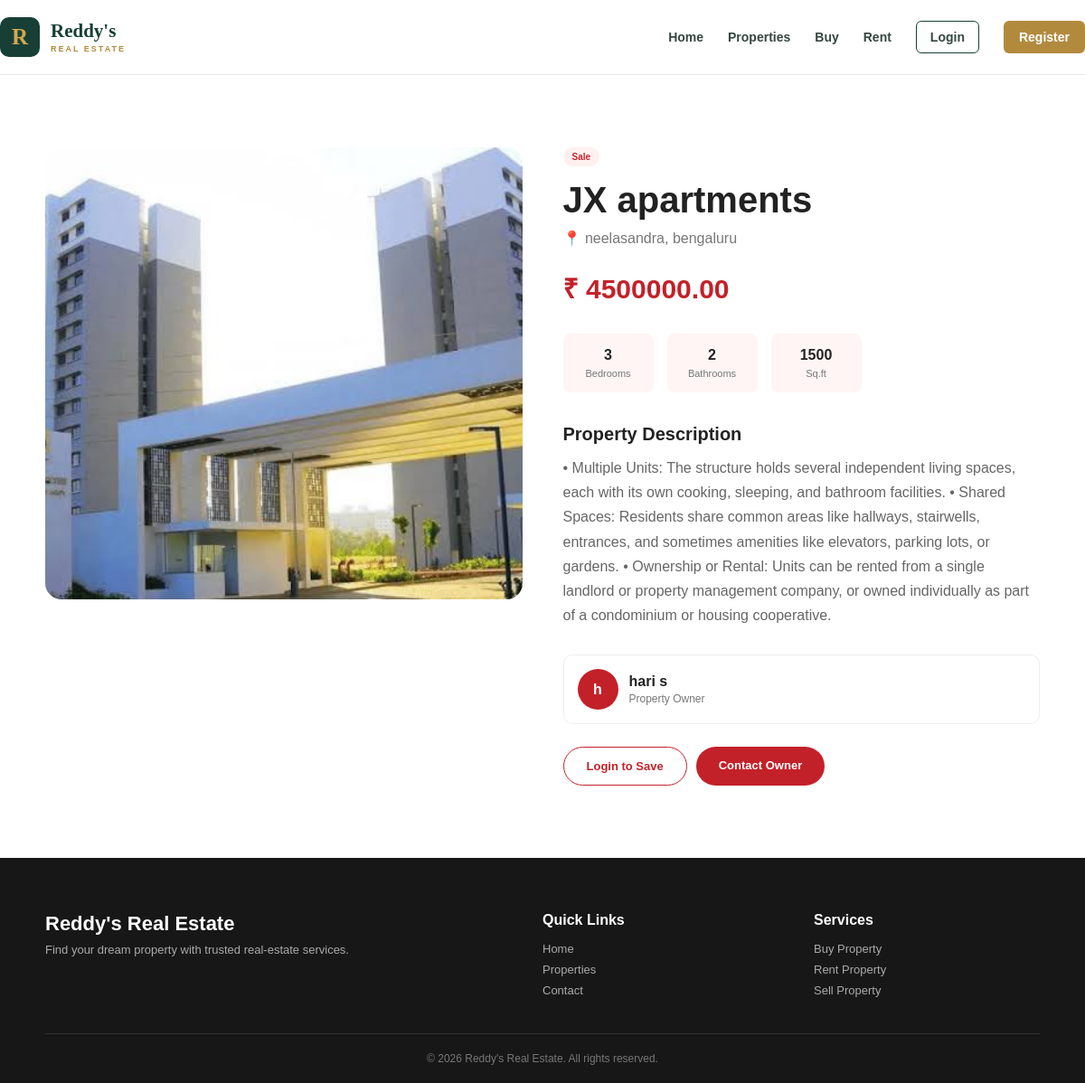
Screenshot of /property/5/ with the database file from the repository.
### app/models.py (models this page shows, shortened)
class Property(models.Model):
    PROPERTY_TYPES = [
        ('Apartment', 'Apartment'),
        ('Villa', 'Villa'),
        ('House', 'Independent House'),
        ('Plot', 'Plot'),
        ('Commercial', 'Commercial'),
    ]
    PURPOSE_CHOICES = [
        ('Sale', 'Sale'),
        ('Rent', 'Rent'),
    ]
    owner = models.ForeignKey(
        User,
        on_delete=models.CASCADE,
        related_name='properties'
    )
    title = models.CharField(max_length=200)
    property_type = models.CharField(
        max_length=30,
        choices=PROPERTY_TYPES
    )
    purpose = models.CharField(
        max_length=20,
        choices=PURPOSE_CHOICES
    )
    location = models.CharField(max_length=200)
    city = models.CharField(max_length=100)
    price = models.DecimalField(
        max_digits=15,
        decimal_places=2
    )
    bedrooms = models.PositiveIntegerField(
        default=0
    )
    bathrooms = models.PositiveIntegerField(
        default=0
    )
    area = models.PositiveIntegerField(
        help_text="Area in square feet"
    )
    description = models.TextField()
    image = models.ImageField(
        upload_to='properties/',
        blank=True,
        null=True
    )
    is_featured = models.BooleanField(
        default=False
    )
    created_at = models.DateTimeField(
        auto_now_add=True
    )
    class Meta:
        ordering = ['-created_at']

### app/views.py (the view)
def property_detail(request, pk):
    property_obj = get_object_or_404(
        Property,
        pk=pk
    )
    is_saved = False
    if request.user.is_authenticated:
        is_saved = SavedProperty.objects.filter(
            user=request.user,
            property=property_obj
        ).exists()
    return render(request,'properties_detail.html',
        {
            'property': property_obj,
            'is_saved': is_saved
        }
    )

### templates/properties_detail.html (shortened to what this page needs)
{% extends 'base.html' %}
{% block content %}
<section class="detail-page">
    <div class="detail-container">
        <div class="detail-image">
            {% if property.image %}
                <img
                    src="{{ property.image.url }}"
                    alt="{{ property.title }}"
                >
            {% else %}
                <div class="large-placeholder">
                    🏠
                </div>
            {% endif %}
        </div>
        <div class="detail-content">
            <span class="property-purpose">
                {{ property.purpose }}
            </span>
            <h1>
                {{ property.title }}
            </h1>
            <p class="detail-location">
                📍 {{ property.location }},
                {{ property.city }}
            </p>
            <div class="detail-price">
                ₹ {{ property.price }}
            </div>
            <div class="detail-stats">
                <div>
                    <strong>
                        {{ property.bedrooms }}
                    </strong>
                    <span>
                        Bedrooms
                    </span>
                </div>
                <div>
                    <strong>
                        {{ property.bathrooms }}
                    </strong>
                    <span>
                        Bathrooms
                    </span>
                </div>
                <div>
                    <strong>
                        {{ property.area }}
                    </strong>
                    <span>
                        Sq.ft
                    </span>
                </div>
            </div>
            <h2>
                Property Description
            </h2>
            <p class="description">
                {{ property.description }}
            </p>
            <div class="owner-box">
                <div class="owner-avatar">
                    {{ property.owner.first_name|first|default:"R" }}
                </div>
                <div>
                    <strong>
                        {{ property.owner.get_full_name|default:property.owner.username }}
                    </strong>
                    <p>
                        Property Owner
                    </p>
                </div>
            </div>
            <div class="detail-actions">
                {% if user.is_authenticated %}
                    <a
                        href="{% url 'save_property' property.id %}"
                        class="outline-btn"
                    >
                        {% if is_saved %}
                            ♥ Saved
                        {% else %}
                            ♡ Save Property
                        {% endif %}
                    </a>
                {% else %}
                    <a
                        href="{% url 'login' %}"
                        class="outline-btn"
                    >
                        Login to Save
                    </a>
                {% endif %}
                <a
                    href="{% url 'contact' %}"
                    class="primary-btn"
                >
                    Contact Owner
                </a>
            </div>
        </div>
    </div>
</section>
{% endblock %}

### media/static/css/style.css (style rules this page uses)
* { margin: 0; padding: 0; box-sizing: border-box; }
body { font-family: Arial, Helvetica, sans-serif; color: #222; background: #fff; }
a { text-decoration: none; color: inherit; }
.property-purpose { display: inline-block; padding: 5px 10px; border-radius: 15px; background: #fff0f0; color: #c32129; font-size: 10px; font-weight: bold; }
.primary-btn, .outline-btn { display: inline-block; padding: 13px 25px; border-radius: 25px; font-size: 13px; font-weight: bold; }
.primary-btn { background: #c32129; color: white; }
.outline-btn { border: 1px solid #c32129; color: #c32129; background: white; }
.listing-page, .post-page, .dashboard-page, .detail-page, .contact-page { padding: 80px 25px; min-height: 750px; }
.detail-container { max-width: 1100px; margin: auto; display: grid; grid-template-columns: 1fr 1fr; gap: 45px; }
.detail-image { height: 500px; overflow: hidden; border-radius: 18px; }
.detail-image img, .large-placeholder { width: 100%; height: 100%; object-fit: cover; }
.detail-content h1 { margin-top: 15px; font-size: 40px; }
.detail-location { margin-top: 10px; color: #777; }
.detail-price { margin-top: 25px; color: #c32129; font-size: 30px; font-weight: bold; }
.detail-stats { display: flex; gap: 15px; margin-top: 30px; }
.detail-stats div { min-width: 100px; padding: 15px; border-radius: 8px; background: #fff5f5; text-align: center; }
.detail-stats strong, .detail-stats span { display: block; }
.detail-stats span { margin-top: 5px; color: #777; font-size: 11px; }
.detail-content h2 { margin-top: 35px; font-size: 20px; }
.description { margin-top: 12px; color: #666; line-height: 1.7; }
.owner-box { margin-top: 30px; padding: 15px; display: flex; align-items: center; gap: 12px; border: 1px solid #eee; border-radius: 10px; }
.owner-avatar { width: 45px; height: 45px; border-radius: 50%; background: #c32129; color: white; display: flex; align-items: center; justify-content: center; font-weight: bold; }
.owner-box p { margin-top: 3px; color: #777; font-size: 12px; }
.detail-actions { display: flex; gap: 10px; margin-top: 25px; }

### rows the page displays
Property: image (picture), purpose "Sale", title "JX apartments", location "neelasandra", city "bengaluru", price "4500000.00", bedrooms "3", bathrooms "2", area "1500", description "• Multiple Units: The structure holds several independent living spaces, each with its own cooking, sleeping, and bathroom facilities. • Shared Spaces: Residents share common areas like hallways, stairwells, entrances, and sometimes amenities like elevators, parking lots, or gardens. • Ownership or Rental: Units can be rented from a single landlord or property management company, or owned individually as part of a condominium or housing cooperative.", owner.first_name|first "h", owner.get_full_name "hari s"
